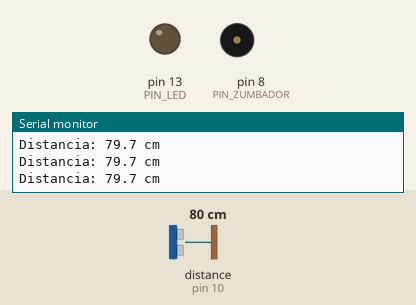
This sketch was run on a simulated Arduino Uno, built with avr-gcc and run on an emulated ATmega328P. Parts: output pins drawn as LEDs (lit = HIGH), buzzer (waves = sounding), the last lines printed to the serial monitor. Wiring (inferred from the names in the program): ultrasonic range finder: trigger pin 9; echo pin 10. The inputs (shaded band) are chosen by the test bench; at power-on: distance to the obstacle (sensor on pin 10) 80 cm. The echo pulse lasts 58.3 µs per cm; pins used as bus, display or sensor lines are not drawn.

Above: at 1.2 s.
1.3 s: distance to the obstacle (sensor on pin 10) set to 23 cm
2.8 s: distance to the obstacle (sensor on pin 10) set to 18 cm
At 4.0 s:
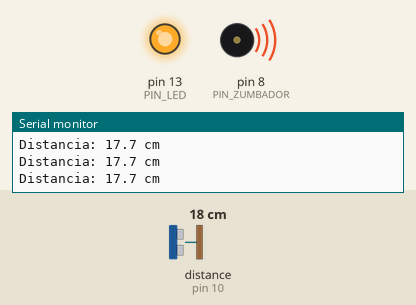
4.3 s: distance to the obstacle (sensor on pin 10) set to 35 cm
At 5.3 s:
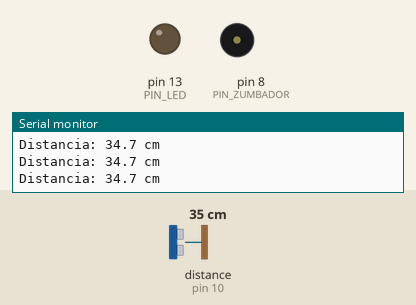
5.8 s: distance to the obstacle (sensor on pin 10) set to 2 cm
At 6.4 s:
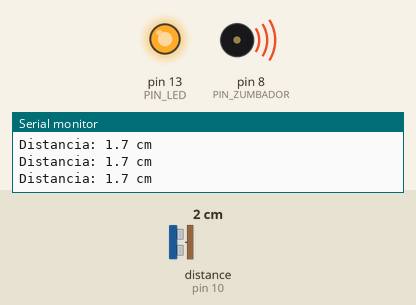
Timing chart, 0 to 8.4 s (numbered marks = the images above; inputs shaded):
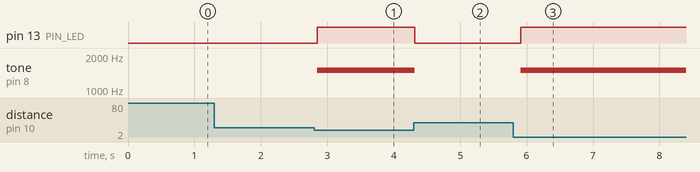

Measured:
- the behaviour switches between 21 and 20 cm on distance to the obstacle (sensor on pin 10) (found by bisection; images 0 and 1)
- after the input at 2.8 s, pin 13 (PIN_LED): LOW → HIGH after 0.05 s; tone on pin 8 (PIN_ZUMBADOR): silent → 1500 Hz after 0.05 s
- after the input at 4.3 s, pin 13 (PIN_LED): HIGH → LOW at once; tone on pin 8 (PIN_ZUMBADOR): 1500 Hz → silent at once
- after the input at 5.8 s, pin 13 (PIN_LED): LOW → HIGH after 0.11 s; tone on pin 8 (PIN_ZUMBADOR): silent → 1500 Hz after 0.11 s

The sketch:

U1-E08-alarma-proximidad.ino
```cpp
/* ============================================================
   Unidad 1 - Arduino Uno R3
   EJERCICIO U1-E08 - Alarma de proximidad con zumbador
                                                   Nivel: avanzado
   ------------------------------------------------------------
   Se practica: sensor de distancia, medicion de tiempo y logica
                de umbral.
   Materiales:  sensor HC-SR04, zumbador pasivo, LED.
   Montaje:     VCC -> 5V   GND -> GND
                TRIG -> pin 9    ECHO -> pin 10
                zumbador -> pin 8    LED -> pin 13 (integrado)
   ------------------------------------------------------------
   Principio: TRIG emite un pulso de 10 microsegundos; el sensor
   lanza un tren de ultrasonido y ECHO permanece en alto el
   tiempo que tarda el eco en volver. El sonido viaja a unos
   343 m/s = 0,0343 cm por microsegundo, y el recorrido es de
   ida y vuelta, de ahi la division por 2.
   ------------------------------------------------------------
   Autor: Francisco J. Agurto
   ============================================================ */

const byte PIN_TRIG     = 9;
const byte PIN_ECHO     = 10;
const byte PIN_ZUMBADOR = 8;
const byte PIN_LED      = LED_BUILTIN;

const float DISTANCIA_ALARMA = 20.0;    // centimetros
const unsigned long TIEMPO_LIMITE = 30000UL;  // microsegundos (unos 5 m)

void setup() {
  pinMode(PIN_TRIG,     OUTPUT);
  pinMode(PIN_ECHO,     INPUT);
  pinMode(PIN_ZUMBADOR, OUTPUT);
  pinMode(PIN_LED,      OUTPUT);
  Serial.begin(9600);
  Serial.println(F("U1-E08 - Alarma de proximidad"));
}

void loop() {
  float distancia = medirDistancia();

  if (distancia > 0 && distancia < DISTANCIA_ALARMA) {
    tone(PIN_ZUMBADOR, 1500);           // zumbador pasivo: se le indica la nota
    digitalWrite(PIN_LED, HIGH);
  } else {
    noTone(PIN_ZUMBADOR);
    digitalWrite(PIN_LED, LOW);
  }

  Serial.print(F("Distancia: "));
  if (distancia > 0) {
    Serial.print(distancia, 1);
    Serial.println(F(" cm"));
  } else {
    Serial.println(F("fuera de rango"));
  }

  delay(120);   // el sensor necesita una pausa entre mediciones
}

// ---- Funcion propia ----------------------------------------
// Devuelve la distancia en centimetros, o -1 si no hubo eco.
float medirDistancia() {
  digitalWrite(PIN_TRIG, LOW);
  delayMicroseconds(2);
  digitalWrite(PIN_TRIG, HIGH);
  delayMicroseconds(10);
  digitalWrite(PIN_TRIG, LOW);

  unsigned long duracion = pulseIn(PIN_ECHO, HIGH, TIEMPO_LIMITE);
  if (duracion == 0) return -1.0;       // no volvio el eco

  return (duracion * 0.0343) / 2.0;
}

/* ADVERTENCIA
   tone() utiliza el temporizador 2, por lo que mientras suena
   el zumbador los pines 3 y 11 no pueden entregar PWM.

   EXTENSIONES
   - Que la frecuencia del pitido suba al acercarse el objeto.
   - Promediar tres mediciones y descartar las lecturas anomalas.
   - Agregar un LED verde y uno rojo como semaforo de distancia. */
```
